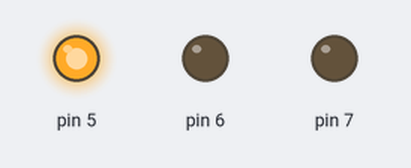
A sketch run on a simulated Arduino Uno, built with avr-gcc and run on an emulated ATmega328P. Shown: output pins drawn as LEDs (lit = HIGH).

Above: at 0.5 s.
At 2.0 s:
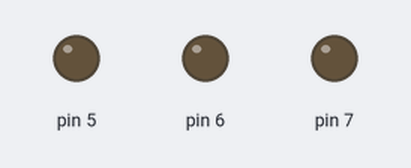
At 3.5 s:
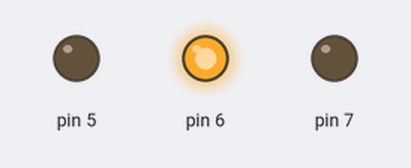
At 5.5 s:
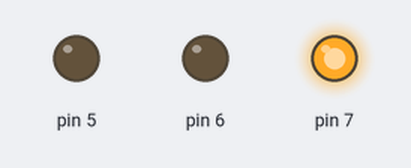
Timing chart, 0 to 9.1 s (numbered marks = the images above):
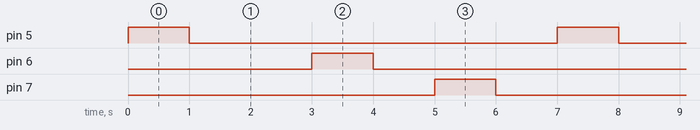

Measured:
- by itself, pin 5–7: alternates HIGH for 1.0 s and LOW for 6.0 s
- by itself, everything shown: repeats every 7.0 s, in 6 steps

The sketch:

arduino.ino
```cpp
void setup()
{
  pinMode(5, OUTPUT);
  pinMode(6,OUTPUT);
  pinMode(7,OUTPUT);
}

void loop()
{
  digitalWrite(5, HIGH);
  delay(1000); // Wait for 1000 millisecond(s)
  digitalWrite(5, LOW);
  delay(1000);
  digitalWrite(6, LOW);
  delay(1000); // Wait for 1000 millisecond(s)
  digitalWrite(6, HIGH);
  delay(1000);
  digitalWrite(6,LOW);
  delay(1000);
  digitalWrite(7, HIGH);
  delay(1000); // Wait for 1000 millisecond(s)
  digitalWrite(7, LOW);
  delay(1000);// Wait for 2000 millisecond(s)
}
```
